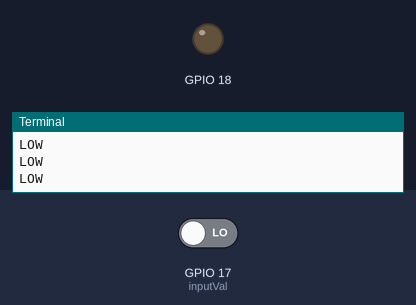
Simulated run of this program. Board: Raspberry Pi (BCM pin numbers). Shown: output pins drawn as LEDs (lit = HIGH), the last lines printed to the terminal. Inputs (shaded band) come from the test bench; at power-on: GPIO 17 (inputVal) LOW.

Above: at 1.2 s.
1.3 s: GPIO 17 (inputVal) driven HIGH
At 2.3 s:
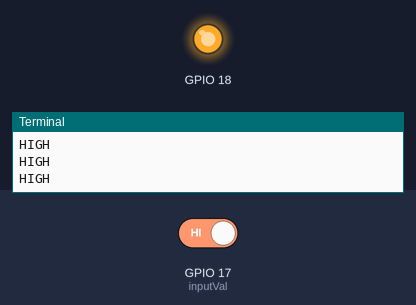
3.0 s: GPIO 17 (inputVal) driven LOW
At 3.4 s:
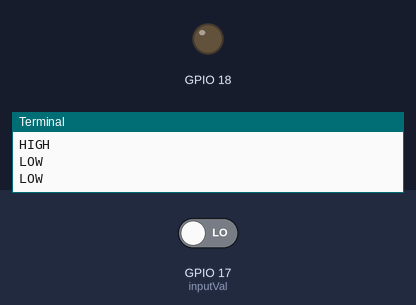
Timing chart, 0 to 6.0 s (numbered marks = the images above; inputs shaded):
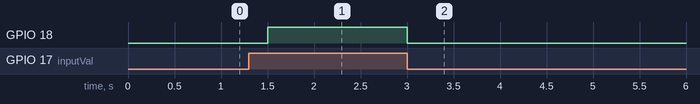

Measured:
- after the input at 1.3 s, GPIO 18: LOW → HIGH after 0.20 s
- after the input at 3.0 s, GPIO 18: HIGH → LOW at once

The program:

Alarm.py
```python
import RPi.GPIO as GPIO
from time import sleep


GPIO.setwarnings(False)
GPIO.setmode(GPIO.BCM)
GPIO.setup(17, GPIO.IN)
GPIO.setup(18, GPIO.OUT)

inputVal = False

while True:
	inputVal = GPIO.input(17)

	if(inputVal > 0):
		GPIO.output(18, GPIO.HIGH)
		canTrigger = False
		counter =  20
		print("HIGH")
	else:
		GPIO.output(18, GPIO.LOW)
		print("LOW")
	sleep(0.25)
```
